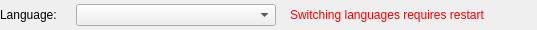
            <widget class="QWidget" name="languageContainer" native="true">
             <property name="minimumSize">
              <size>
               <width>0</width>
               <height>30</height>
              </size>
             </property>
             <property name="maximumSize">
              <size>
               <width>16777215</width>
               <height>30</height>
              </size>
             </property>
             <layout class="QHBoxLayout" name="horizontalLayout_12">
              <property name="leftMargin">
               <number>0</number>
              </property>
              <property name="topMargin">
               <number>0</number>
              </property>
              <property name="rightMargin">
               <number>0</number>
              </property>
              <property name="bottomMargin">
               <number>0</number>
              </property>
              <item>
               <widget class="QLabel" name="languageLabel">
                <property name="minimumSize">
                 <size>
                  <width>70</width>
                  <height>0</height>
                 </size>
                </property>
                <property name="text">
                 <string>Language:</string>
                </property>
               </widget>
              </item>
              <item>
               <widget class="QComboBox" name="languageComboBox">
                <property name="minimumSize">
                 <size>
                  <width>200</width>
                  <height>0</height>
                 </size>
                </property>
               </widget>
              </item>
              <item>
               <widget class="QLabel" name="languageRestartLabel">
                <property name="sizePolicy">
                 <sizepolicy hsizetype="Maximum" vsizetype="Preferred">
                  <horstretch>0</horstretch>
                  <verstretch>0</verstretch>
                 </sizepolicy>
                </property>
                <property name="styleSheet">
                 <string notr="true">color: red;
padding: 5px;</string>
                </property>
                <property name="text">
                 <string>Switching languages requires restart</string>
                </property>
               </widget>
              </item>
              <item>
               <spacer name="horizontalSpacer">
                <property name="orientation">
                 <enum>Qt::Horizontal</enum>
                </property>
                <property name="sizeHint" stdset="0">
                 <size>
                  <width>44</width>
                  <height>23</height>
                 </size>
                </property>
               </spacer>
              </item>
             </layout>
            </widget>
